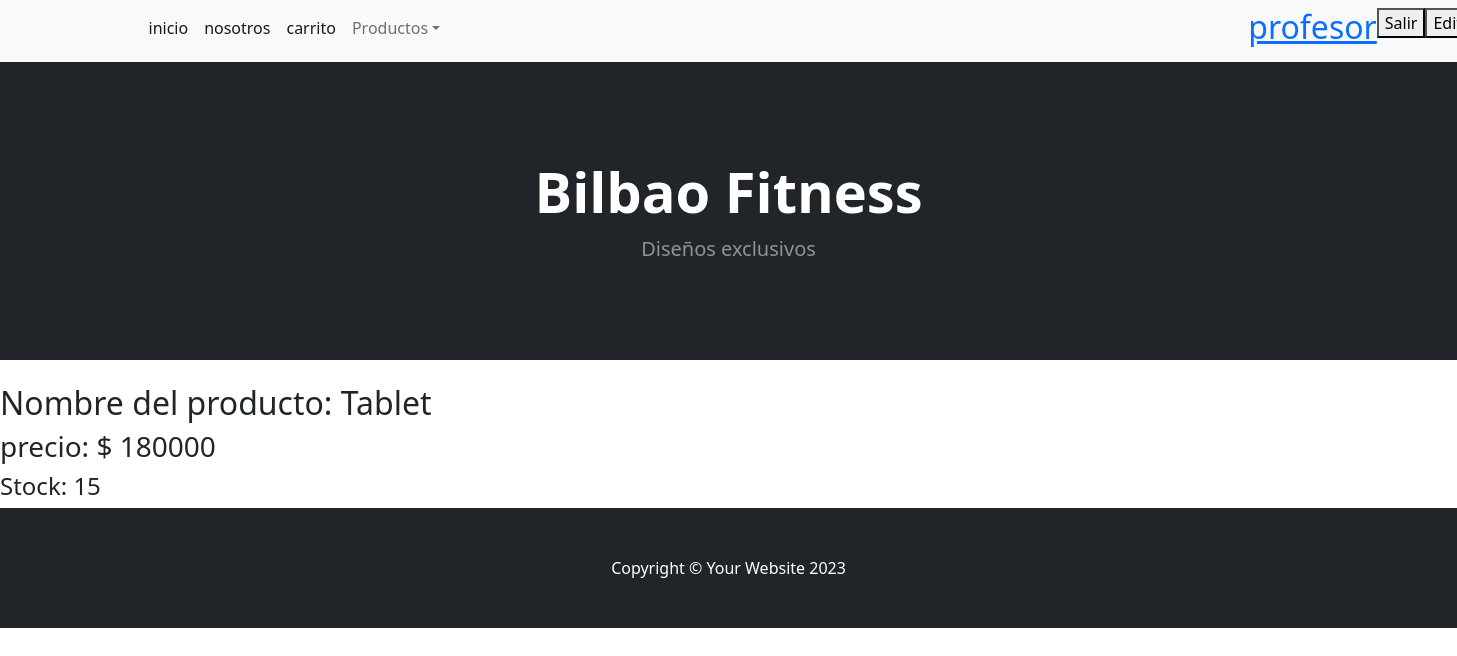
/AppBilbao/detailProducto/26 (signed in), run on the app's committed database.
### AppBilbao/models.py (models this page shows, shortened)
class Productos(models.Model):
    denominacion=models.CharField(max_length=40)
    stock= models.IntegerField()
    precio= models.IntegerField()
    imagen = models.ImageField()

### AppBilbao/views.py (the view)
# urls.py: path('detailProducto/<int:id>', views.detailProducto, name='detailProducto'),
def detailProducto (request, id):
    producto = Productos.objects.get(id=id)
    return render (request, "AppBilbao/productodetail.html", {"producto":producto})

### AppBilbao/templates/AppBilbao/productodetail.html (shortened to what this page needs)
{% extends "AppBilbao/padre.html"%}
{% load static %}
{% block contenidoQueCambia%}
<h2>Nombre del producto: {{producto.denominacion}}</h2>
<h3>precio: $ {{producto.precio}}</h3>
<h4>Stock: {{producto.stock}}</h4>
{% endblock%}

### AppBilbao/templates/AppBilbao/padre.html (shortened to what this page needs)
<!DOCTYPE html>
<html lang="en">
    <head>
        <link href="https://cdn.jsdelivr.net/npm/bootstrap-icons@1.5.0/font/bootstrap-icons.css" rel="stylesheet" />
        {% load static %}
        <link href="{% static 'css/styles.css'%}" rel="stylesheet" />
    </head>
    <body>
        <nav class="navbar navbar-expand-lg navbar-light bg-light">
            <div class="container px-4 px-lg-5">
                <ul class="navbar-nav me-auto mb-2 mb-lg-0 ms-lg-4" style="display: flex;">
                    <li class="nav-item"><a class="nav-link active" aria-current="page" href="{% url 'inicio' %}">inicio</a></li>
                    <li class="nav-item"><a class="nav-link active" aria-current="page" href="{% url 'nosotros' %}">nosotros</a></li>
                    <li class="nav-item"><a class="nav-link active" aria-current="page" href="{% url 'carrito' %}">carrito</a></li>
                        <li class="nav-item dropdown">
                            <a class="nav-link dropdown-toggle" id="navbarDropdown" href="#" role="button" data-bs-toggle="dropdown" aria-expanded="false">Productos</a>
                        </li>
                        {% if user.is_authenticated %}
                        <a href="{% url 'perfil' %}"><h2 style="margin-left: 50rem;">{{user.username}}</h2></a>
                        <form method="POST" action="{% url 'logout' %}">{% csrf_token %}
                            <button type="submit"> Salir </button>
                        </form>
                        <form method="GET" action="{% url 'editarPerfil' %}">{% csrf_token %}
                            <button type="submit"> Editar </button>
                        </form>
                        {% else %}
                        <li style="margin-left: 50rem;" class="nav-item"><a class="nav-link active" aria-current="page" href="{% url 'perfil' %}">perfil</a>
                            <button><a href="{% url 'login' %}">Ingresar</a></button>
                            <button><a href="{% url 'register' %}">Registrarse</a></button>
                        </li>
                        {% endif %}
                </ul>
            </div>
        </nav>
        <header class="bg-dark py-5">
            <div class="container px-4 px-lg-5 my-5">
                <div class="text-center text-white">
                    <h1 class="display-4 fw-bolder">Bilbao Fitness</h1>
                    <p class="lead fw-normal text-white-50 mb-0">Diseños exclusivos</p>
                </div>
            </div>
        </header>
        {% block contenidoQueCambia%}
        {% endblock%}
        <footer class="py-5 bg-dark">
            <div class="container"><p class="m-0 text-center text-white">Copyright &copy; Your Website 2023</p></div>
        </footer>
    </body>
</html>

### data on the page
Productos: denominacion "Tablet", precio "180000", stock "15"

### other printed values
{{ user.username }} "profesor"
